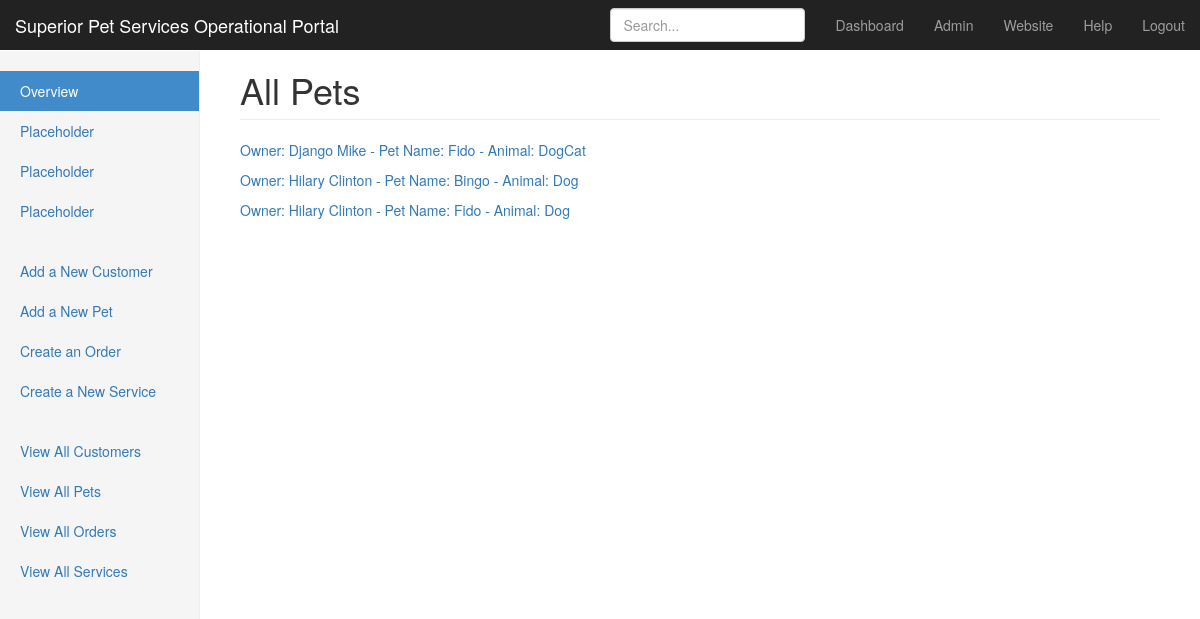
Before: /pet_sitting/pet/all/ (signed in) with the older database file.
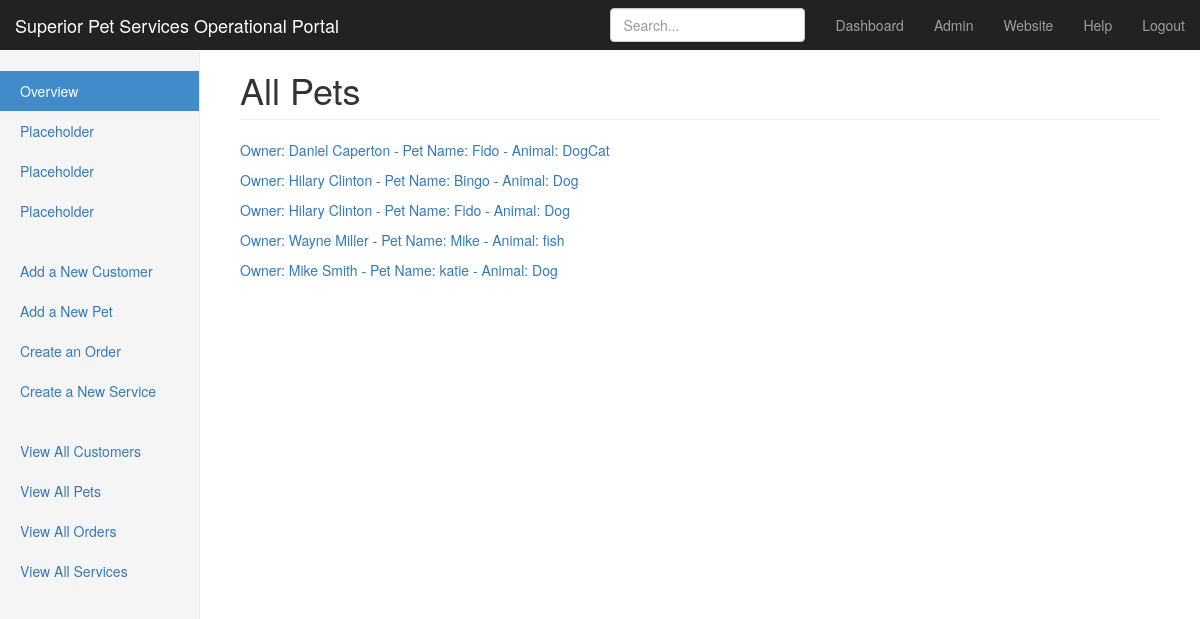
After: the same page with the newer database file.
### pet_sitting/models.py (models this page shows, shortened)
class Pet(models.Model):
    name = models.CharField(max_length=200)
    customer = models.ForeignKey(Customer)
    animal_type = models.CharField(max_length=200)
    def __str__(self):
        return 'Owner: {} {} - Pet Name: {} - Animal: {}'.format(self.customer.first_name, self.customer.last_name,
                                                                 self.name, self.animal_type)

class Customer(models.Model):
    signup_date = models.DateTimeField(auto_now_add=True)
    first_name = models.CharField(max_length=200)
    last_name = models.CharField(max_length=200)
    street_address = models.CharField(max_length=200)
    city = models.CharField(max_length=200)
    state = USStateField()
    zip_code = USZipCodeField()
    primary_phone = PhoneNumberField(blank=True, null=True)
    secondary_phone = PhoneNumberField(blank=True, null=True)
    email = models.EmailField(blank=True, null=True)
    vet_name = models.CharField(max_length=200, blank=True, null=True)
    vet_phone = PhoneNumberField(blank=True, null=True)
    emergency_contact_name = models.CharField(max_length=200, blank=True, null=True)
    emergency_contact_phone = PhoneNumberField(blank=True, null=True)
    contract_on_file = models.BooleanField()
    left_rating = models.BooleanField()
    allows_pics = models.BooleanField()
    mileage = models.IntegerField()
    notes = models.TextField(blank=True, null=True)

### pet_sitting/views.py (the view)
@login_required(login_url='/login/')
def get_pets(request):
    return render(request, 'all_ids.html', {'ids': Pet.objects.all(), 'url': 'pet', 'heading': 'All Pets', })

### pet_sitting/templates/all_ids.html
{% extends "menu_sidebar.html" %}
{% block page_heading %}<h1 class="page-header">{{ heading }}</h1>{% endblock %}
{% block page %}
    <table>
        {% for id in ids %}
        <p>
        <a href="/pet_sitting/{{ url }}/edit/{{ id.id }}/">{{ id }}</a>
        </p>
        {% endfor %}
    </table>
{% endblock %}

### pet_sitting/templates/menu_sidebar.html (shortened to what this page needs)
{% extends "base.html" %}
{% block projectname %}<a class="navbar-brand" href="/pet_sitting/dashboard/">Superior Pet Services Operational Portal</a>{% endblock %}
{% block search %}
    <input formmethod="post" formaction="/pet_sitting/search_results/" type="text"
           class="form-control" placeholder="Search..." name="search_query" value="{{ source.search_query }}">
{% endblock %}
{% block dashboard %}<a href="/pet_sitting/dashboard/">Dashboard</a>{% endblock %}
{% block admin %}<a href="/admin/">Admin</a>{% endblock %}
{% block website %}<a href="http://www.superiorpetservices.com/">Website</a>{% endblock %}
{% block help %}<a href="#">Help</a>{% endblock %}
{% block profile %}<a href="/logout/">Logout</a>{% endblock %}
{% block sidebar_top1 %}<a href="/pet_sitting/dashboard/">Overview <span class="sr-only">(current)</span></a>{% endblock %}
{% block sidebar_top2 %}<a href="#">Placeholder</a>{% endblock %}
{% block sidebar_top3 %}<a href="#">Placeholder</a>{% endblock %}
{% block sidebar_top4 %}<a href="#">Placeholder</a>{% endblock %}
{% block sidebar1 %}<a href="/pet_sitting/add_customer/">Add a New Customer</a>{% endblock %}
{% block sidebar2 %}<a href="/pet_sitting/add_pet/">Add a New Pet</a>{% endblock %}
{% block sidebar3 %}<a href="/pet_sitting/add_order/">Create an Order</a>{% endblock %}
{% block sidebar4 %}<a href="/pet_sitting/add_service/">Create a New Service</a>{% endblock %}
{% block sidebar6 %}<a href="/pet_sitting/customer/all/">View All Customers</a>{% endblock %}
{% block sidebar7 %}<a href="/pet_sitting/pet/all/">View All Pets</a>{% endblock %}
{% block sidebar8 %}<a href="/pet_sitting/order/all/">View All Orders</a>{% endblock %}
{% block sidebar9 %}<a href="/pet_sitting/service/all/">View All Services</a>{% endblock %}

### pet_sitting/templates/base.html (shortened to what this page needs)
<!DOCTYPE html>
<html lang="en">
  <head>
    <link href="/pet_sitting/static/css/bootstrap.min.css" rel="stylesheet">
    <link href="/pet_sitting/static/css/ie10-viewport-bug-workaround.css" rel="stylesheet">
    <link href="/pet_sitting/static/css/dashboard.css" rel="stylesheet">
  </head>
  <body>
    <nav class="navbar navbar-inverse navbar-fixed-top">
      <div class="container-fluid">
        <div class="navbar-header">
          {% block projectname %}<a class="navbar-brand" href="#">Project name</a>{% endblock %}
        </div>
        <div id="navbar" class="navbar-collapse collapse">
          <ul class="nav navbar-nav navbar-right">
            <li>{% block dashboard %}<a href="#">Dashboard</a>{% endblock %}</li>
            <li>{% block admin %}<a href="#">Admin</a>{% endblock %}</li>
            <li>{% block website %}<a href="#">Website</a>{% endblock %}</li>
            <li>{% block help %}<a href="#">Help</a>{% endblock %}</li>
            <li>{% block profile %}<a href="#">Profile</a>{% endblock %}</li>
          </ul>
          <form class="navbar-form navbar-right">
            {% block search %}<input type="text" class="form-control" placeholder="Search...">{% endblock %}
          </form>
        </div>
      </div>
    </nav>
    <div class="container-fluid">
      <div class="row">
        <div class="col-sm-3 col-md-2 sidebar">
          <ul class="nav nav-sidebar">
            <li class="active">{% block sidebar_top1 %}<a href="#">Overview <span class="sr-only">(current)</span></a>{% endblock %}</li>
            <li>{% block sidebar_top2 %}<a href="#">Reports</a>{% endblock %}</li>
            <li>{% block sidebar_top3 %}<a href="#">Analytics</a>{% endblock %}</li>
            <li>{% block sidebar_top4 %}<a href="#">Export</a>{% endblock %}</li>
          </ul>
          <ul class="nav nav-sidebar">
            <li>{% block sidebar1 %}<a href="">sidebar1</a>{% endblock %}</li>
            <li>{% block sidebar2 %}<a href="">sidebar2</a>{% endblock %}</li>
            <li>{% block sidebar3 %}<a href="">sidebar3</a>{% endblock %}</li>
            <li>{% block sidebar4 %}<a href="">sidebar4</a>{% endblock %}</li>
          </ul>
          <ul class="nav nav-sidebar">
            <li>{% block sidebar6 %}<a href="">sidebar6</a>{% endblock %}</li>
            <li>{% block sidebar7 %}<a href="">sidebar7</a>{% endblock %}</li>
            <li>{% block sidebar8 %}<a href="">sidebar8</a>{% endblock %}</li>
            <li>{% block sidebar9 %}<a href="">sidebar9</a>{% endblock %}</li>
          </ul>
        </div>
        <div class="col-sm-9 col-sm-offset-3 col-md-10 col-md-offset-2 main">
          {% block page_heading %}<h1 class="page-header">Page Heading</h1>{% endblock %}
          {% block page %}{% endblock %}
        </div>
      </div>
    </div>
  </body>
</html>

### pet_sitting/static/css/dashboard.css (style rules this page uses)
body { padding-top: 50px; }
.navbar-fixed-top { border: 0; }
.sidebar { display: none; }
@media (min-width: 768px) { .sidebar { position: fixed; top: 51px; bottom: 0; left: 0; z-index: 1000; display: block; padding: 20px; overflow-x: hidden; overflow-y: auto; background-color: #f5f5f5; border-right: 1px solid #eee; } }
.nav-sidebar { margin-right: -21px; margin-bottom: 20px; margin-left: -20px; }
.nav-sidebar > li > a { padding-right: 20px; padding-left: 20px; }
.nav-sidebar > .active > a, .nav-sidebar > .active > a:hover, .nav-sidebar > .active > a:focus { color: #fff; background-color: #428bca; }
.main { padding: 20px; }
@media (min-width: 768px) { .main { padding-right: 40px; padding-left: 40px; } }
.main .page-header { margin-top: 0; }

Changed rows visible on the page:
changed Pet: customer+name+animal_type "Owner: Django Mike - Pet Name: Fido - Animal: DogCat" → "Owner: Daniel Caperton - Pet Name: Fido - Animal: DogCat"
added Pet: customer+name+animal_type "Owner: Wayne Miller - Pet Name: Mike - Animal: fish"
added Pet: customer+name+animal_type "Owner: Mike Smith - Pet Name: katie - Animal: Dog"
